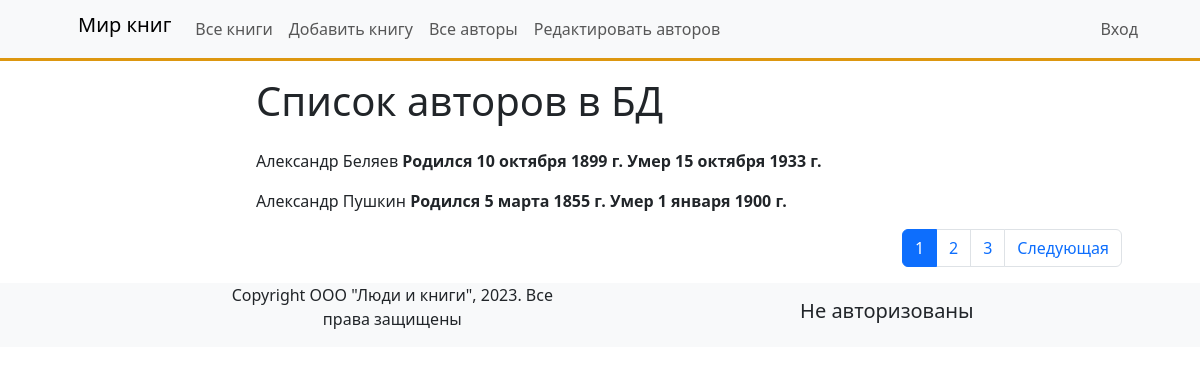
Screenshot of /authors/ with the database file from the repository.
### catalog/models.py (models this page shows)
class Author(models.Model):
    first_name = models.CharField(max_length=100, help_text='Введите имя автора',
                                  verbose_name='Имя автора')
    last_name = models.CharField(max_length=100, help_text='Введите фамилию автора',
                                 verbose_name='Фамилия автора')
    date_of_birth = models.DateField(help_text='Введите дату рождения', verbose_name='Дата рождения',
                                     null=True, blank=True)
    date_of_death = models.DateField(help_text='Введите дату смерти', verbose_name='Дата смерти',
                                     null=True, blank=True)
    def __str__(self):
        return f'{self.first_name} {self.last_name}'
    class Meta:
        verbose_name = 'Автор'
        verbose_name_plural = 'Авторы'

### catalog/views.py (the view)
# urls.py: path('authors/', views.AuthorListView.as_view(), name='authors'),
class AuthorListView(ListView):
    model = Author
    template_name = 'author_list.html'
    paginate_by = 2
    def get_context_data(self, *, object_list=None, **kwargs):
        print(self.request.get_full_path())
        context = ListView.get_context_data(self, **kwargs)
        print(context)
        return context

### catalog/templates/author_list.html
{% extends 'base.html' %}
{% block content %}
<div class="container px-5">
    <div class="row justify-content-center">
        <div class="col-8">
            <h1 class="py-3">Список авторов в БД</h1>
            {% if author_list %}
                {% for author in author_list %}
                    <p>{{ author.first_name }} {{ author.last_name }}
                    <strong>Родился {{ author.date_of_birth }}</strong>
                    <strong>Умер {{ author.date_of_death }}</strong></p>
                {% endfor %}
            {% else %}
                <p>В базе данных нет авторов</p>
            {% endif %}
        </div>
    </div>
</div>
{% endblock %}

### rows the page displays
Author: first_name "Александр", last_name "Беляев", date_of_birth "10 октября 1899 г.", date_of_death "15 октября 1933 г."
Author: first_name "Александр", last_name "Пушкин", date_of_birth "5 марта 1855 г.", date_of_death "1 января 1900 г."

### other values shown
{{ p }} "1" "2" "3"
